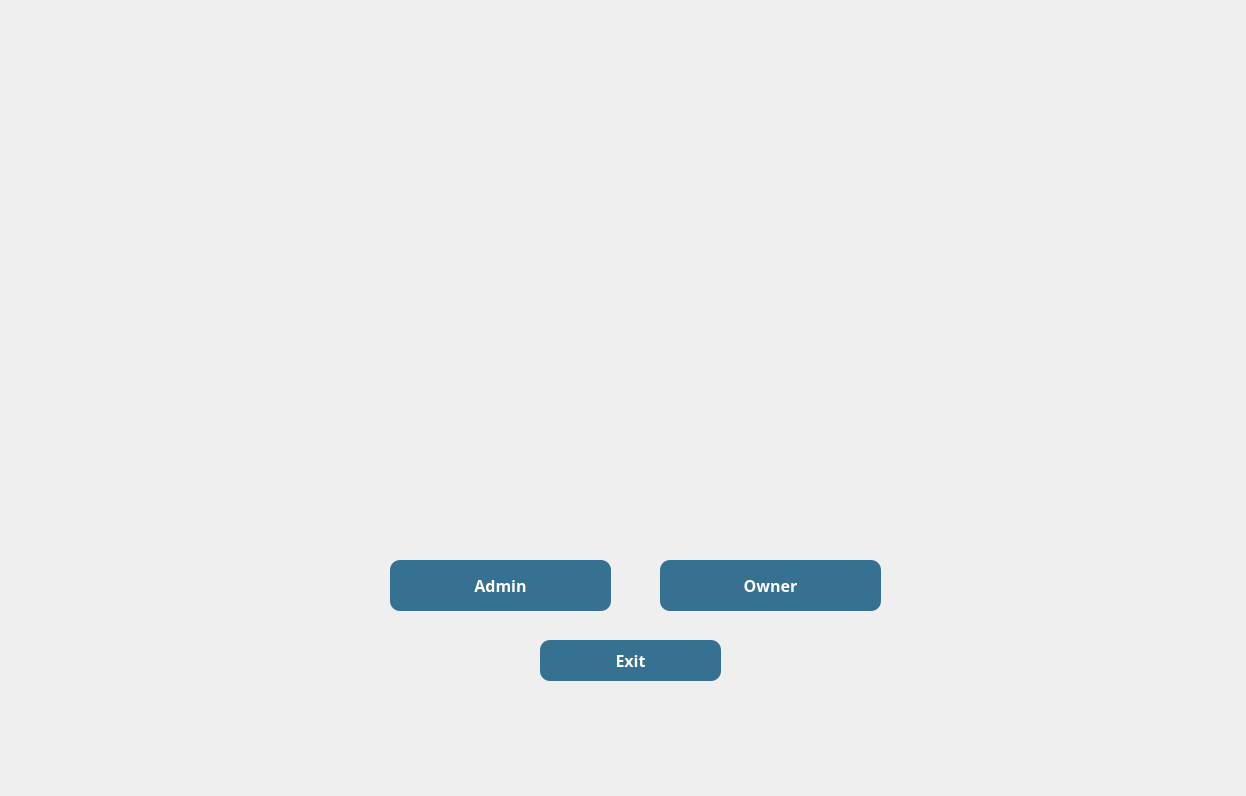
<?xml version="1.0" encoding="UTF-8"?>
<ui version="4.0">
 <class>Dialog</class>
 <widget class="QDialog" name="Dialog">
  <property name="geometry">
   <rect>
    <x>0</x>
    <y>0</y>
    <width>1246</width>
    <height>796</height>
   </rect>
  </property>
  <property name="windowTitle">
   <string>Dialog</string>
  </property>
  <widget class="QLabel" name="label">
   <property name="geometry">
    <rect>
     <x>0</x>
     <y>0</y>
     <width>1246</width>
     <height>796</height>
    </rect>
   </property>
   <property name="acceptDrops">
    <bool>true</bool>
   </property>
   <property name="text">
    <string/>
   </property>
   <property name="pixmap">
    <pixmap>images/login.png</pixmap>
   </property>
   <property name="scaledContents">
    <bool>true</bool>
   </property>
   <property name="wordWrap">
    <bool>false</bool>
   </property>
  </widget>
  <widget class="QWidget" name="widget" native="true">
   <property name="geometry">
    <rect>
     <x>0</x>
     <y>0</y>
     <width>120</width>
     <height>80</height>
    </rect>
   </property>
  </widget>
  <widget class="QPushButton" name="exitbutt">
   <property name="geometry">
    <rect>
     <x>540</x>
     <y>640</y>
     <width>181</width>
     <height>41</height>
    </rect>
   </property>
   <property name="font">
    <font>
     <family>Arial Black</family>
     <pointsize>12</pointsize>
     <italic>false</italic>
     <bold>true</bold>
    </font>
   </property>
   <property name="cursor">
    <cursorShape>PointingHandCursor</cursorShape>
   </property>
   <property name="mouseTracking">
    <bool>true</bool>
   </property>
   <property name="tabletTracking">
    <bool>true</bool>
   </property>
   <property name="acceptDrops">
    <bool>false</bool>
   </property>
   <property name="styleSheet">
    <string notr="true">QWidget#exitbutt{
background-color: rgb(54, 113, 145);
font: 900 12pt &quot;Arial Black&quot;; color : rgb(255, 255, 255);
border-radius: 10px;}

QWidget#exitbutt:hover {
    
    background-color: rgb(251, 176, 59); 
    border: 2px solid #388E3C; 
    padding: 10px 20px; 
    font-size: 15px; 
}</string>
   </property>
   <property name="text">
    <string>Exit</string>
   </property>
  </widget>
  <widget class="QPushButton" name="adminlogbutt">
   <property name="geometry">
    <rect>
     <x>390</x>
     <y>560</y>
     <width>221</width>
     <height>51</height>
    </rect>
   </property>
   <property name="font">
    <font>
     <family>Arial Black</family>
     <pointsize>12</pointsize>
     <italic>false</italic>
     <bold>true</bold>
    </font>
   </property>
   <property name="cursor">
    <cursorShape>PointingHandCursor</cursorShape>
   </property>
   <property name="mouseTracking">
    <bool>true</bool>
   </property>
   <property name="tabletTracking">
    <bool>true</bool>
   </property>
   <property name="acceptDrops">
    <bool>false</bool>
   </property>
   <property name="styleSheet">
    <string notr="true">QWidget#adminlogbutt{
background-color: rgb(54, 113, 145);
font: 900 12pt &quot;Arial Black&quot;; color : rgb(255, 255, 255);
border-radius: 10px;}

QWidget#adminlogbutt:hover {
    
    background-color: rgb(251, 176, 59); 
    border: 2px solid #388E3C; 
    padding: 10px 20px; 
    font-size: 15px; 
}</string>
   </property>
   <property name="text">
    <string>Admin</string>
   </property>
  </widget>
  <widget class="QPushButton" name="ownerlogbutt">
   <property name="geometry">
    <rect>
     <x>660</x>
     <y>560</y>
     <width>221</width>
     <height>51</height>
    </rect>
   </property>
   <property name="font">
    <font>
     <family>Arial Black</family>
     <pointsize>12</pointsize>
     <italic>false</italic>
     <bold>true</bold>
    </font>
   </property>
   <property name="cursor">
    <cursorShape>PointingHandCursor</cursorShape>
   </property>
   <property name="mouseTracking">
    <bool>true</bool>
   </property>
   <property name="tabletTracking">
    <bool>true</bool>
   </property>
   <property name="acceptDrops">
    <bool>false</bool>
   </property>
   <property name="styleSheet">
    <string notr="true">QWidget#ownerlogbutt{
background-color: rgb(54, 113, 145);
font: 900 12pt &quot;Arial Black&quot;; color : rgb(255, 255, 255);
border-radius: 10px;}

QWidget#ownerlogbutt:hover {
    
    background-color: rgb(251, 176, 59); 
    border: 2px solid #388E3C; 
    padding: 10px 20px; 
    font-size: 15px; 
}</string>
   </property>
   <property name="text">
    <string>Owner</string>
   </property>
  </widget>
 </widget>
 <resources/>
 <connections/>
</ui>
